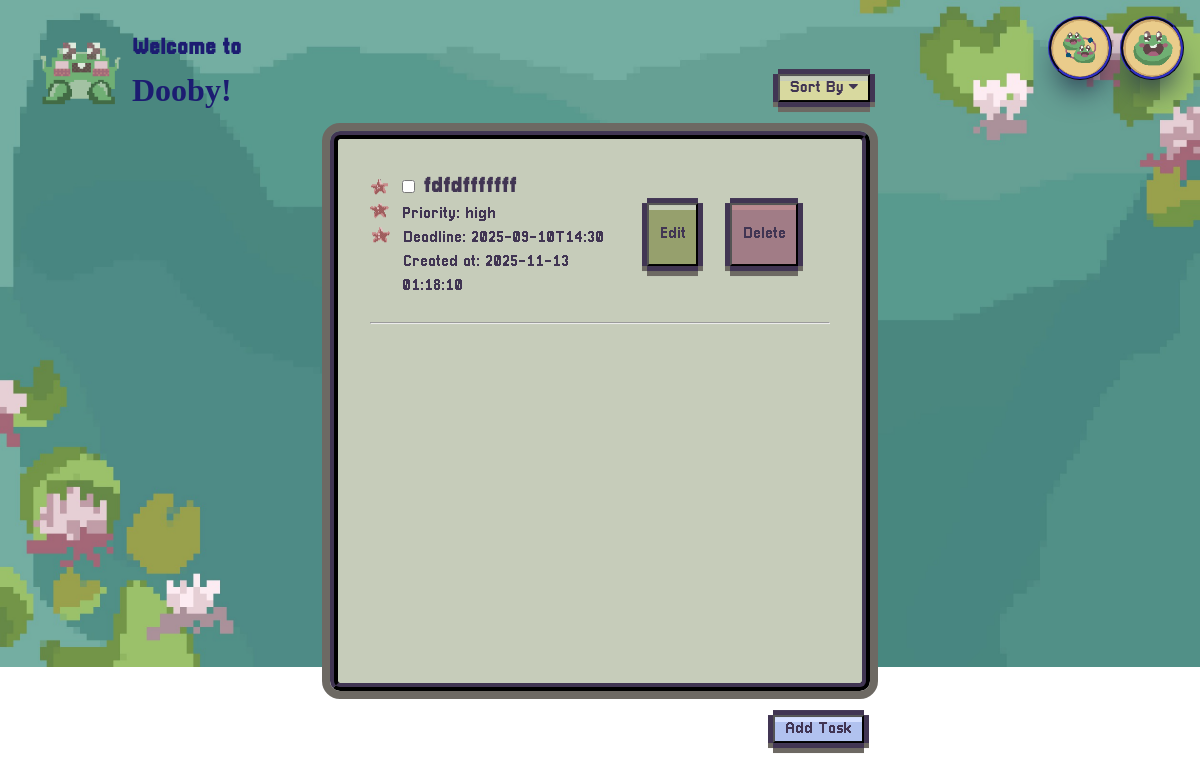
The page / (signed in) on the database its author committed.
### tables this page shows
CREATE TABLE tasks (
            task_id INTEGER PRIMARY KEY,
            task_name TEXT NOT NULL,
            isChecked BIT DEFAULT 0,
            priority TEXT NOT NULL,
            deadline DATETIME NOT NULL, 
            created_at TIMESTAMP DEFAULT (datetime('now', 'localtime')),
            list_id INTEGER,
            is_deleted BIT DEFAULT 0,
            FOREIGN KEY (list_id) REFERENCES lists (list_id)
        );

### App.py (the view)
@app.route('/')
def index():
    if 'user_id' not in session:
        flash("Please login to add tasks.")
        return redirect(url_for('login'))
    user_id = session['user_id']
    sort = request.args.get("sort", "created_at")
    order = request.args.get("order", "desc")
    list_id = request.args.get("list_id")
    if list_id:
        try:
            list_id = int(list_id)
        except ValueError:
            flash("Invalid list selected.")
            return redirect(url_for('index'))  # safer to redirect to a create list page
    else:
        list_id = get_default_list_id(user_id)
    if not list_id:
        flash("No list available. Please create a list first.")
        return render_template("index.html", tasks=[], lists=[], current_list_id=None, name=session['name'], email=session['email'])
    try:
        tasks = get_tasks(list_id, sort, order)
    except PermissionError:
        flash("You do not have access to this list.")
        tasks = []  # show empty tasks instead of redirecting
    conn = sqlite3.connect(DB_path)
    cursor = conn.cursor()
    cursor.execute('''
        SELECT l.list_id, l.list_name, u.name AS owner_name
        FROM lists l
        JOIN users u ON l.owner_id = u.user_id
        LEFT JOIN list_collaborators lc ON l.list_id = lc.list_id
        WHERE l.owner_id = ? OR lc.user_id = ?
    ''', (user_id, user_id))
    lists = cursor.fetchall()
    conn.close()
    return render_template("index.html", tasks=tasks, lists=lists, current_list_id=int(list_id), name=session['name'], email=session['email'])

### App.py (called while the page is built)
@app.after_request
def add_header(response):
    response = make_response(response)
    response.headers['Cache-Control'] = 'no-cache, no-store, must-revalidate, max-age=0'
    response.headers['Pragma'] = 'no-cache'
    response.headers['Expires'] = '0'
    return response

def get_default_list_id(user_id):
    conn = sqlite3.connect(DB_path)
    cursor = conn.cursor()
    cursor.execute('SELECT list_id FROM lists WHERE owner_id=? ORDER BY list_id ASC LIMIT 1', (user_id,))
    row = cursor.fetchone()
    conn.close()
    if row:
        return row[0]
    return None

### templates/index.html (shortened to what this page needs)
{% extends 'base.html' %}
{% block styles %}
    {{ super() }}
{% endblock %}
{% block body %}
<section class="hero-section" id="hero">
    <div class="welcome">
        <img src="../static/images/frogart_small.gif" alt="frogart_small">
        <h1>Welcome to<br><span>Dooby!</span></h1>
    </div>
    <div class="header">
        <p><a href="{{ url_for('collaboration') }}"><img src="../static/images/collab.png" class="collab-link"></a>
        <div class="dropdown-profile">
            <img src="../static/images/profile.png" class="profileBtn">
        </div>
    </div>
    <div class="task-body">
        <div class="task-header">
            <div class="dropdown">
                <button class="btn sort-btn">Sort By <i class="fa fa-caret-down"></i></button>
            </div>
        </div>
        <div class="tasks-container" id="tasks-container">
            <ul class="tasks-list">
                {% if tasks|length == 0 %}
                    <p>You don't have any tasks yet :)</p><br>
                    <p>Click Add Task to Start!</p>
                {% else %}
                    {% for task in tasks %}
                        <li class="{{task[3]}}">
                            <div class="task-item">
                                <div class="task-box-list">
                                    <input type="checkbox" class="checkbox" data-taskid="{{task[0]}}" onchange="toggleTask(this.dataset.taskid, this.checked)" {% if task[2] == 1 %} checked {% endif %}>
                                    <p> {{task[1]}}</p><br>
                                </div>
                                <span>Priority: {{task[3]}}<br>Deadline: {{task[4]}}<br>Created at: {{task[5]}}</span>
                            </div>
                            <div class="update-btns">
                                <button class="btn edit-btn" data-taskid="{{task[0]}}" data-taskname="{{task[1]}}" data-priority="{{task[3]}}" data-deadline="{{task[4]}}">Edit</button>
                                <button class="btn delete-btn" data-taskid="{{task[0]}}">Delete</button>
                            </div>
                        </li><br>
                        <hr class="horizontal"><br>
                    {% endfor %}
                {% endif %}
            </ul>
        </div>
        <div class="task-add-body">
            <button id="open-task-btn" class="btn open-btn">Add Task</button>
        </div>
    </div>
</section>
{% endblock %}

### rows shown on the page
tasks: task_name "fdfdfffffff", priority "high", deadline "2025-09-10T14:30", created_at "2025-11-13 01:18:10"
